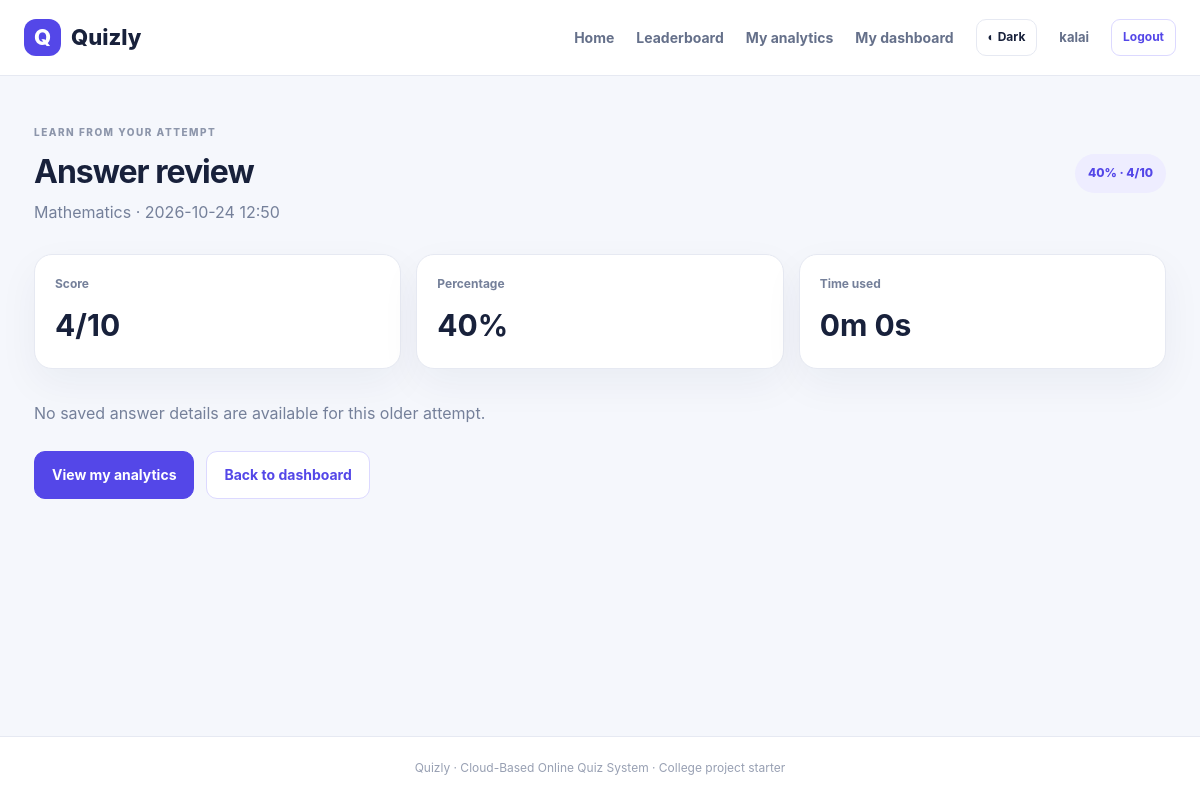
The page /attempt/1/review (signed in) on the database its author committed.
### tables this page shows
CREATE TABLE quizzes (
      id INTEGER PRIMARY KEY AUTOINCREMENT,
      title TEXT NOT NULL, description TEXT DEFAULT '',
      created_at TEXT NOT NULL
    , timer_minutes INTEGER NOT NULL DEFAULT 10);

CREATE TABLE attempts (
      id INTEGER PRIMARY KEY AUTOINCREMENT,
      user_id INTEGER NOT NULL REFERENCES users(id),
      quiz_id INTEGER NOT NULL REFERENCES quizzes(id),
      score INTEGER NOT NULL, total INTEGER NOT NULL, percent INTEGER NOT NULL,
      submitted_at TEXT NOT NULL
    , duration_seconds INTEGER NOT NULL DEFAULT 0, answers_json TEXT NOT NULL DEFAULT '[]');

### app.py (the view)
@app.route("/attempt/<int:attempt_id>/review")
@login_required("participant")
def review_attempt(attempt_id):
    con = db()
    attempt = con.execute("SELECT attempts.*, quizzes.title FROM attempts JOIN quizzes ON quizzes.id=attempts.quiz_id WHERE attempts.id=? AND attempts.user_id=?",
                          (attempt_id, session["user_id"])).fetchone()
    con.close()
    if not attempt:
        abort(404)
    try:
        details = json.loads(attempt["answers_json"] or "[]")
    except (ValueError, TypeError):
        details = []
    return render_template("review_attempt.html", attempt=attempt, details=details,
                           expired=request.args.get("expired") == "1")

### app.py (called while the page is built)
def db():
    con = sqlite3.connect(DB_PATH)
    con.row_factory = sqlite3.Row
    con.execute("PRAGMA foreign_keys = ON")
    return con

def login_required(role=None):
    def decorator(fn):
        @wraps(fn)
        def wrapped(*args, **kwargs):
            if not session.get("user_id"):
                flash("Please log in first.", "warning")
                return redirect(url_for("login"))
            if role and session.get("role") != role:
                abort(403)
            return fn(*args, **kwargs)
        return wrapped
    return decorator

@app.context_processor
def common_context():
    return {"current_user": session.get("name"), "current_role": session.get("role")}

### templates/review_attempt.html
{% extends "base.html" %}{% block title %}Answer review{% endblock %}{% block content %}<div class="dashboard-head"><div><span class="eyebrow">LEARN FROM YOUR ATTEMPT</span><h1>Answer review</h1><p class="muted">{{ attempt.title }} · {{ attempt.submitted_at[:16].replace('T',' ') }}</p>{% if expired %}<p class="flash warning">The time limit was reached. Your answers were submitted automatically.</p>{% endif %}</div><span class="role-tag">{{ attempt.percent }}% · {{ attempt.score }}/{{ attempt.total }}</span></div><div class="stats"><div class="stat"><span>Score</span><b>{{ attempt.score }}/{{ attempt.total }}</b></div><div class="stat"><span>Percentage</span><b>{{ attempt.percent }}%</b></div><div class="stat"><span>Time used</span><b>{{ (attempt.duration_seconds // 60) }}m {{ attempt.duration_seconds % 60 }}s</b></div></div>{% for q in details %}<article class="card review-question"><div class="question-label">QUESTION {{ loop.index }}</div><h3>{{ q.question }}</h3><p class="review-status {{ 'good' if q.is_correct else 'bad' }}">{{ 'Correct answer' if q.is_correct else 'Incorrect / unanswered' }}</p><ol type="A">{% for option in q.options %}<li class="{% if loop.index0 == q.correct %}correct{% elif loop.index0 == q.chosen and not q.is_correct %}chosen-wrong{% endif %}">{{ option }}{% if loop.index0 == q.correct %} ✓ Correct{% elif loop.index0 == q.chosen %} · Your answer{% endif %}</li>{% endfor %}</ol><div class="explanation"><b>Explanation</b><p>{{ q.explanation }}</p></div></article>{% else %}<p class="muted">No saved answer details are available for this older attempt.</p>{% endfor %}<div class="hero-actions"><a class="btn" href="{{ url_for('analytics') }}">View my analytics</a><a class="btn btn-outline" href="{{ url_for('participant_dashboard') }}">Back to dashboard</a></div>{% endblock %}

### static/style.css (style rules this page uses)
:root { --bg:#f5f7fc;--card:#fff;--ink:#18213b;--muted:#75809a;--primary:#5447e8;--primary2:#766cf5;--line:#e6e9f2;--soft:#f0efff;--green:#15966a;--shadow:0 15px 40px #1b28500d }
* { box-sizing:border-box }
body { margin:0;background:var(--bg);font-family:Inter,Segoe UI,Arial,sans-serif;color:var(--ink);line-height:1.55 }
a { color:var(--primary);text-decoration:none }
.btn { display:inline-flex;align-items:center;justify-content:center;gap:8px;border:1px solid var(--primary);background:var(--primary);color:#fff;padding:12px 17px;border-radius:11px;font-weight:750;font-size:14px;cursor:pointer;transition:.18s }
.btn-outline { background:#fff;color:var(--primary);border-color:#dcd9ff }
.hero-actions { display:flex;gap:12px;flex-wrap:wrap;margin-top:25px }
.eyebrow { color:#8d96ab;font-size:10px;font-weight:850;letter-spacing:1.5px }
.muted { color:var(--muted) }
.card,.stat,.form-card,.table-wrap { background:var(--card);border:1px solid var(--line);border-radius:18px;box-shadow:var(--shadow) }
.dashboard-head { display:flex;justify-content:space-between;align-items:center;gap:18px;margin:10px 0 25px }
.dashboard-head h1 { font-size:32px;letter-spacing:-1px;margin:4px 0 }
.dashboard-head p { margin:4px 0 }
.role-tag { background:#eeedff;color:var(--primary);border-radius:99px;padding:10px 13px;font-size:12px;font-weight:800;white-space:nowrap }
.stats { display:grid;grid-template-columns:repeat(3,minmax(0,1fr));gap:15px;margin:20px 0 32px }
.stat { padding:20px }
.stat span { display:block;color:var(--muted);font-size:12px;font-weight:650 }
.stat b { display:block;font-size:30px;margin-top:8px }

### rows shown on the page
quizzes: title "Mathematics"
attempts: submitted_at "2026-10-24 12:50", percent "40", score "4", total "10", duration_seconds "0", attempt.duration_seconds%60 "0"

### other values the page prints
{{ current_user }} "kalai"
